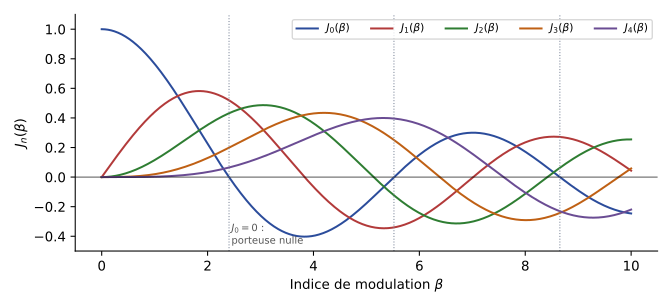

Write the Python code that produced this figure.
"""EARF1 ch. 3 — Fonctions de Bessel de première espèce J_n(β), n = 0 à 4.
Complément : tracé calculé (scipy), même fonctions que le tableau du support [mod-ana, p. 39]."""
import numpy as np
from scipy.special import jv
import matplotlib
matplotlib.use("Agg")
import matplotlib.pyplot as plt
plt.rcParams.update({"font.family": "sans-serif", "font.size": 10, "svg.fonttype": "none"})
b = np.linspace(0, 10, 1000)
fig, a = plt.subplots(figsize=(7, 3.2))
for n, c in zip(range(5), ["#2B4C9B", "#B23A3A", "#2E7D32", "#BF6014", "#6A4C93"]):
    a.plot(b, jv(n, b), color=c, label=f"$J_{n}(\\beta)$")
a.axhline(0, color="black", lw=0.5)
for z in (2.405, 5.520, 8.654):
    a.axvline(z, color="#7E889B", ls=":", lw=0.8)
a.text(2.45, -0.45, "$J_0 = 0$ :\nporteuse nulle", fontsize=7.5, color="#555")
a.set_xlabel("Indice de modulation $\\beta$"); a.set_ylabel("$J_n(\\beta)$")
a.legend(fontsize=8, ncol=5, loc="upper right"); a.set_ylim(-0.5, 1.1)
a.spines[["top", "right"]].set_visible(False)
fig.tight_layout(); fig.savefig("03-bessel.svg")
